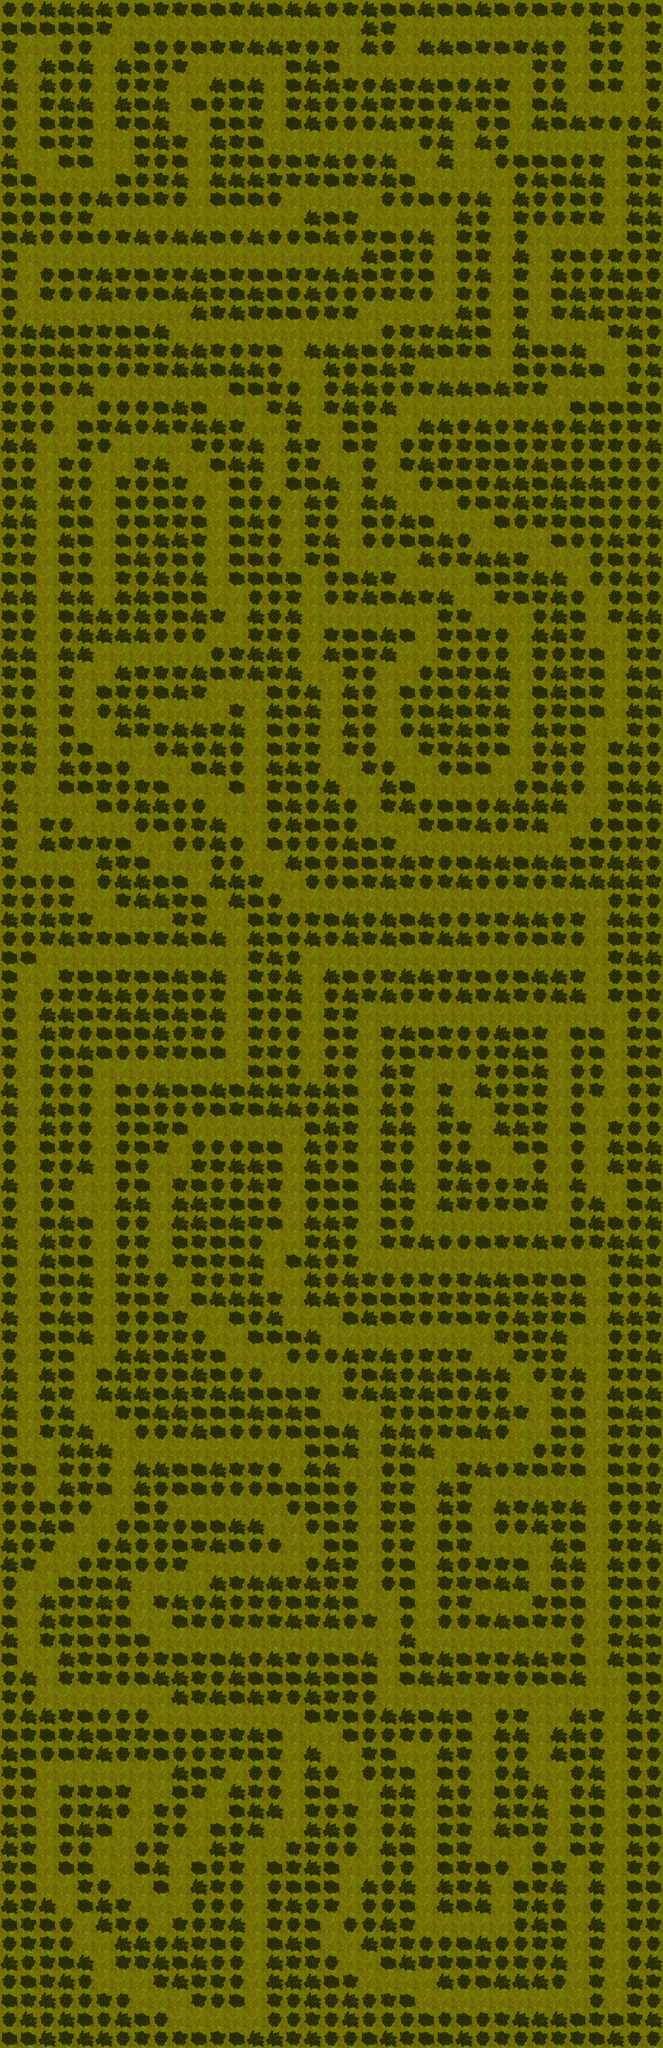

This game map was drawn from its Tiled (.tmx) file and the tilesets committed beside it. A one-line description and the trimmed map source follow:
An orthogonal 35x108 tile map with 100x100 px tiles, 2 tile layers (Ground, Environment) and 22 objects.

<map version="1.2" tiledversion="1.3.4" orientation="orthogonal" renderorder="right-down" width="35" height="108" tilewidth="100" tileheight="100" infinite="0" nextlayerid="4" nextobjectid="41">
 <editorsettings>
  <export target="../assets/maps/map07.lua" format="lua" />
 </editorsettings>
 <properties>
  <property name="Title" value="Forest Maze" />
 </properties>
 <tileset firstgid="1" source="BushidoBattle.tsx" />
 <layer id="1" name="Ground" width="35" height="108">
  <data>[3780 cells, 3780 non-empty, 1 distinct tile ids]</data>
 </layer>
 <layer id="3" name="Environment" width="35" height="108">
  <data>[3780 cells, 2675 non-empty, 4 distinct tile ids]</data>
 </layer>
 <objectgroup color="#ff0000" id="4" name="Monsters">
  <object id="1" template="Samurai.tx" x="163.717" y="195.707" />
  <object id="3" template="Wolf.tx" x="2411.94" y="637.833" />
  <object id="8" template="SoldierSentry.tx" x="1619.27" y="3216.24" />
  <object id="9" template="SoldierSentry.tx" x="221.333" y="4121.33" />
  <object id="10" template="SoldierSentry.tx" x="623.273" y="7639.39" />
  <object id="11" template="SoldierSentry.tx" x="1217.33" y="5023.27" />
  <object id="23" template="SoldierSentry.tx" x="2136" y="340" />
  <object id="24" template="Wolf.tx" x="124" y="6240" />
  <object id="25" template="Wolf.tx" x="1428" y="1300" />
  <object id="26" template="SoldierSentry.tx" x="1532" y="9140" />
  <object id="28" template="SoldierSentry.tx" x="2827.03" y="9030.06" />
  <object id="29" template="SoldierSentry.tx" x="3128" y="8740" />
  <object id="30" template="Soldier.tx" x="3116.73" y="6633.7" />
  <object id="31" template="SoldierSentry.tx" x="2932" y="5332" />
  <object id="32" template="Hero.tx" x="1636" y="5636" />
  <object id="33" template="Wolf.tx" x="1128" y="3712" />
  <object id="34" template="Troll3.tx" x="3030.15" y="233.003" />
  <object id="36" template="Wolf.tx" x="2239.39" y="1936.36" />
  <object id="37" template="Wolf.tx" x="1824.24" y="2936.36" />
  <object id="38" template="Troll2.tx" x="2115.15" y="4336.36" />
  <object id="39" template="Troll1.tx" x="321.212" y="2345.45" />
  <object id="40" template="Bear.tx" x="827.273" y="10024.2" />
 </objectgroup>
</map>
